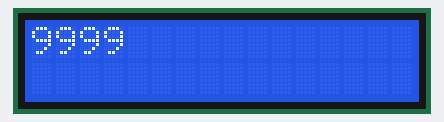
Bench run of a sketch on a simulated Arduino Uno, built with avr-gcc and run on an emulated ATmega328P. On the bench: 16×2 character LCD.

Above: at 0.2 s.
At 4.4 s:
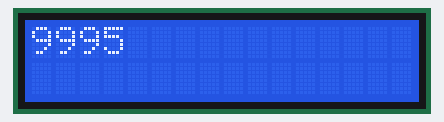
At 9.8 s:
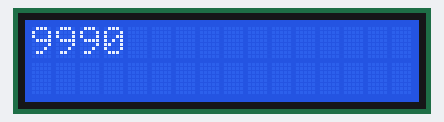
At 19.3 s:
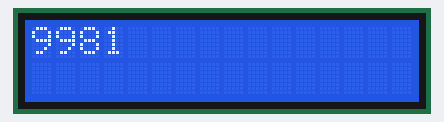
At 28.9 s:
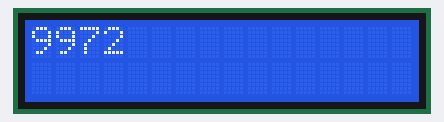
At 38.5 s:
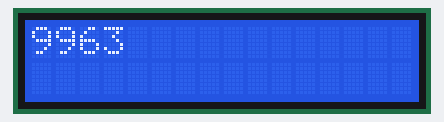

The sketch:

TP2.4.ino
```cpp
#include <LiquidCrystal.h>

LiquidCrystal lcd(12, 11, 5, 4, 3, 2);

void setup() {
  lcd.begin(16, 2);
}

void loop() {
	// set the cursor to (0,0)
	int time = 9999;
	while (time > 0)
	{
		lcd.clear();
		lcd.begin(0,0);
		lcd.print(time);
		delay(1000);
		time--;
	}
	lcd.clear();
}
```

Measured:
- what the display in image 0 shows lasts 1.0 s, from 0.1 s to 1.1 s
